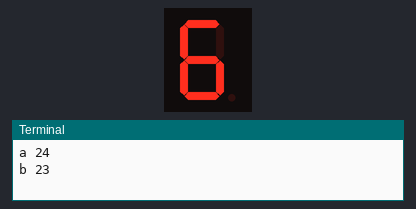
Bench run of a program on a simulated Raspberry Pi (BCM pin numbers). Shown: 1-digit seven-segment display, the last lines printed to the terminal. The segment pins are drawn as the display they are named for. At 7.5 s the program stops and its outputs stay as they are.

Above: at 0.6 s.
At 1.32 s:
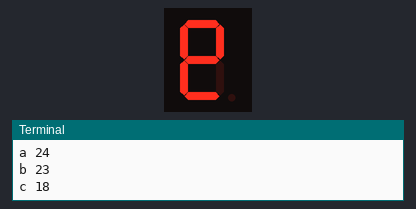
At 2.1 s:
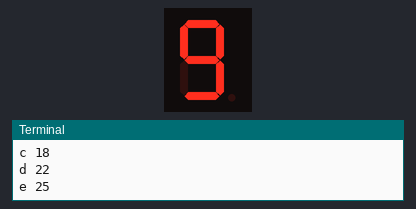
At 2.82 s:
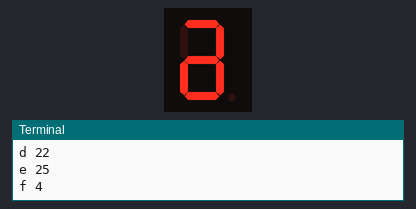
At 3.3 s:
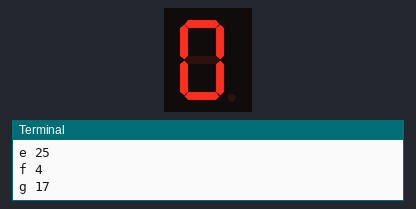
At 7.1 s:
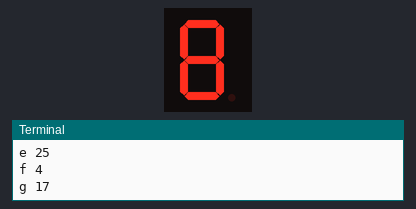

Measured:
- what the display in image 0 shows lasts 0.6 s, from 0.5 s to 1.1 s

The program:

DigitTest.py
```python
#!/usr/bin/python

##--Michael duPont (flyinactor91.com)
##--Seven-segment gpio test without using 7Segment library

import RPi.GPIO as GPIO
import time

segments = {'a': 24, 'b': 23, 'c': 18, 'd': 22, 'e': 25, 'f': 4, 'g': 17 }

GPIO.setmode(GPIO.BCM)
for s in segments:
	GPIO.setup(segments[s], GPIO.OUT)

for s in segments:
	print s , segments[s]
	GPIO.output(segments[s], True)
	time.sleep(.5)
	GPIO.output(segments[s], False)

time.sleep(1)

for i in range(3):
	for s in segments:
		GPIO.output(segments[s], True)
	time.sleep(.5)
	for s in segments:
		GPIO.output(segments[s], False)
	time.sleep(.5)
```
